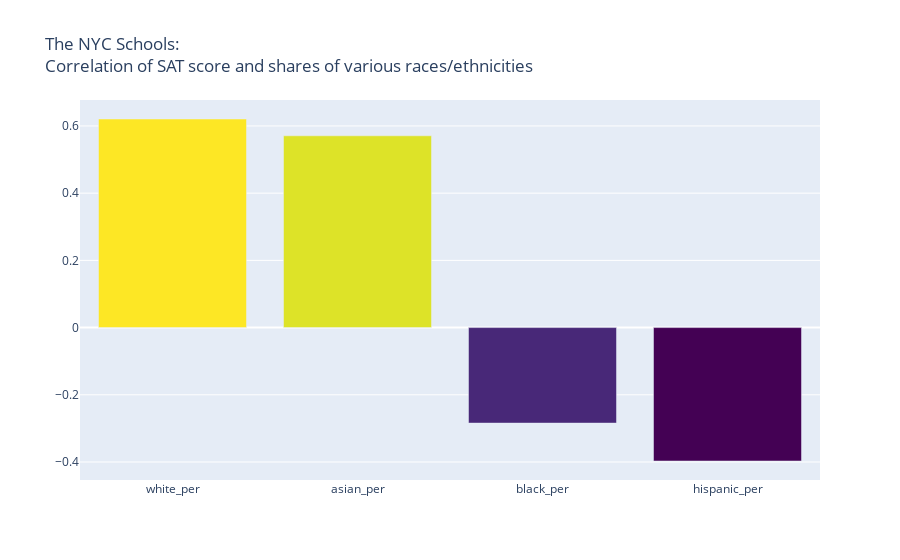

This figure's notebook cell:
### Markdown cell above
### Exploring racial differences on the SAT 
There are a few columns in our dataframe that indicate the percentage of each race at a given school:

- white_per
- asian_per
- black_per
- hispanic_per

By plotting out the correlations between these columns and sat_score, we can determine whether there are any racial differences in SAT performance.

### Code cell
race_cols = ['white_per','asian_per','black_per','hispanic_per']

# build scatter plot to visualize correlation between SAT score and race of students
corr_race = combined[['sat_score','white_per','asian_per','black_per','hispanic_per']].corr()['sat_score'][race_cols]
x = corr_race.index
y = corr_race.values
fig = go.Figure(data=[go.Bar(x=x, y=y,
            hovertext=['% of white students','% of asian students','% of black students','% of Hispanic students'],
            marker={'color':y,'colorscale': 'Viridis'})])
fig.update_layout(title_text='The NYC Schools: <br>Correlation of SAT score and shares of various races/ethnicities')
fig.show()

### Figure 1 — Plotly figure (JSON) as saved in the notebook; plotly's stock layout.template omitted (floating-point values rounded to 4 significant figures)
{"data": [{"hovertext": ["% of white students", "% of asian students", "% of black students", "% of Hispanic students"], "marker": {"color": [0.6207, 0.5707, -0.2841, -0.397], "colorscale": [[0, "#440154"], [0.1111, "#482878"], [0.2222, "#3e4989"], [0.3333, "#31688e"], [0.4444, "#26828e"], [0.5556, "#1f9e89"], [0.6667, "#35b779"], [0.7778, "#6ece58"], [0.8889, "#b5de2b"], [1, "#fde725"]]}, "type": "bar", "x": ["white_per", "asian_per", "black_per", "hispanic_per"], "y": [0.6207, 0.5707, -0.2841, -0.397]}], "layout": {"title": {"text": "The NYC Schools: <br>Correlation of SAT score and shares of various races/ethnicities"}}}
